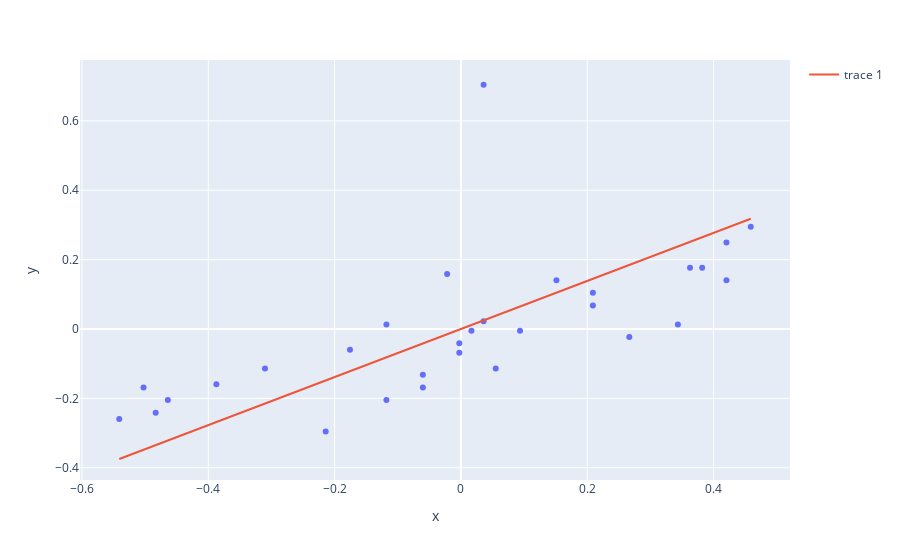

Notebook code cell kept with this figure:
### Code cell
fig.add_trace(
    go.Scatter(x=X, y=predict)
)
